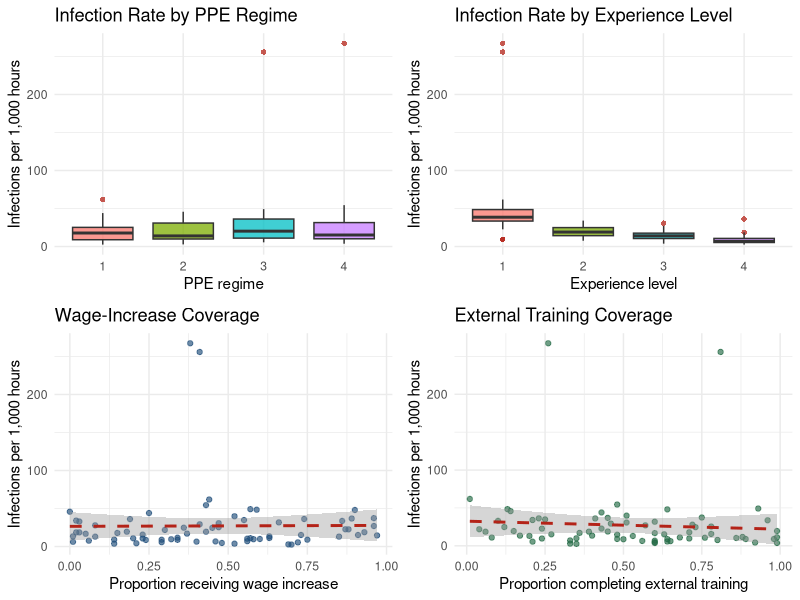
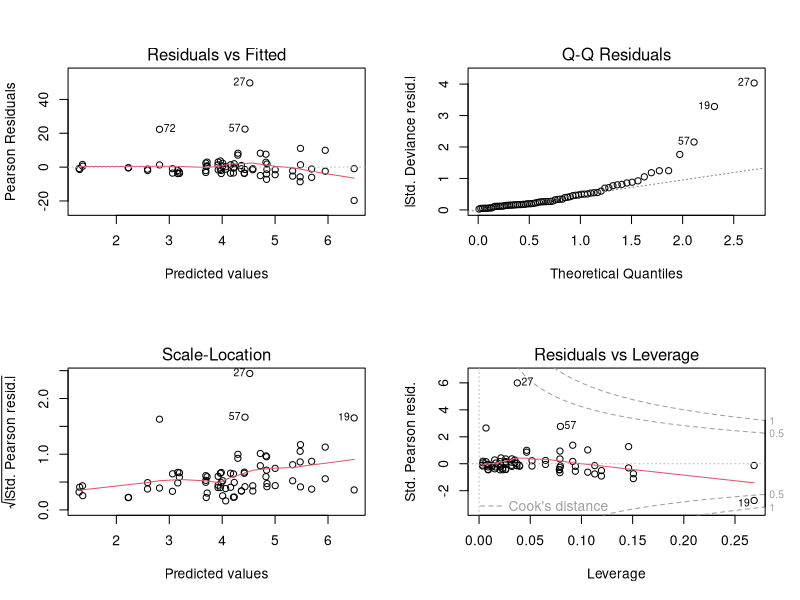

These charts were generated, in order, by the following R code:
## ---- chunk 1
knitr::opts_chunk$set(
  echo = TRUE,
  warning = FALSE,
  message = FALSE,
  fig.align = "center"
)
## ---- chunk 2
library(tidyverse)
library(ggpubr)

infections <- read.csv("../data/infections.csv", header = TRUE)

infections <- infections %>%
  mutate(
    ppe_regime = factor(ppe_regime, levels = 1:4),
    experience = factor(experience, levels = 1:4),
    infection_rate = infections / hours * 1000
  )

summary(infections)
sum(is.na(infections))
## ---- chunk 3
plot_ppe <- ggplot(infections, aes(x = ppe_regime, y = infection_rate, fill = ppe_regime)) +
  geom_boxplot(alpha = 0.75, outlier.colour = "#B42318", outlier.shape = 16) +
  labs(
    title = "Infection Rate by PPE Regime",
    x = "PPE regime",
    y = "Infections per 1,000 hours"
  ) +
  theme_minimal() +
  theme(legend.position = "none")

plot_experience <- ggplot(infections, aes(x = experience, y = infection_rate, fill = experience)) +
  geom_boxplot(alpha = 0.75, outlier.colour = "#B42318", outlier.shape = 16) +
  labs(
    title = "Infection Rate by Experience Level",
    x = "Experience level",
    y = "Infections per 1,000 hours"
  ) +
  theme_minimal() +
  theme(legend.position = "none")

plot_wage <- ggplot(infections, aes(x = wage_inc, y = infection_rate)) +
  geom_point(colour = "#1F4E79", alpha = 0.65) +
  geom_smooth(method = "lm", se = TRUE, colour = "#B42318", linetype = "dashed") +
  labs(
    title = "Wage-Increase Coverage",
    x = "Proportion receiving wage increase",
    y = "Infections per 1,000 hours"
  ) +
  theme_minimal()

plot_training <- ggplot(infections, aes(x = training, y = infection_rate)) +
  geom_point(colour = "#246B45", alpha = 0.65) +
  geom_smooth(method = "lm", se = TRUE, colour = "#B42318", linetype = "dashed") +
  labs(
    title = "External Training Coverage",
    x = "Proportion completing external training",
    y = "Infections per 1,000 hours"
  ) +
  theme_minimal()

ggarrange(plot_ppe, plot_experience, plot_wage, plot_training, ncol = 2, nrow = 2)
## ---- chunk 4
poisson_model <- glm(
  infections ~ ppe_regime + experience + wage_inc + training,
  offset = log(hours),
  family = poisson(link = "log"),
  data = infections
)

summary(poisson_model)

gof_p_value <- pchisq(
  poisson_model$deviance,
  df = poisson_model$df.residual,
  lower.tail = FALSE
)

dispersion_ratio <- poisson_model$deviance / poisson_model$df.residual
overdispersion_threshold <- 1 + 3 * sqrt(2 / poisson_model$df.residual)

tibble(
  goodness_of_fit_p_value = gof_p_value,
  dispersion_ratio = dispersion_ratio,
  overdispersion_threshold = overdispersion_threshold,
  overdispersed = dispersion_ratio > overdispersion_threshold
)
## ---- chunk 5
full_quasi_model <- glm(
  infections ~ ppe_regime + experience + wage_inc + training,
  offset = log(hours),
  family = quasipoisson(link = "log"),
  data = infections
)

summary(full_quasi_model)
drop1(full_quasi_model, test = "F")
## ---- chunk 6
without_training <- update(full_quasi_model, . ~ . - training)
anova(without_training, full_quasi_model, test = "F")

without_ppe <- update(without_training, . ~ . - ppe_regime)
anova(without_ppe, without_training, test = "F")

final_model <- update(without_ppe, . ~ . - wage_inc)
anova(final_model, without_ppe, test = "F")

summary(final_model)
## ---- chunk 7
coef_table <- cbind(
  estimate = coef(final_model),
  confint.default(final_model)
)

irr_table <- round(exp(coef_table), 3)
irr_table
## ---- chunk 8
par(mfrow = c(2, 2))
plot(final_model)
par(mfrow = c(1, 1))

standardised_residuals <- rstandard(final_model)
which(abs(standardised_residuals) > 1.96)
